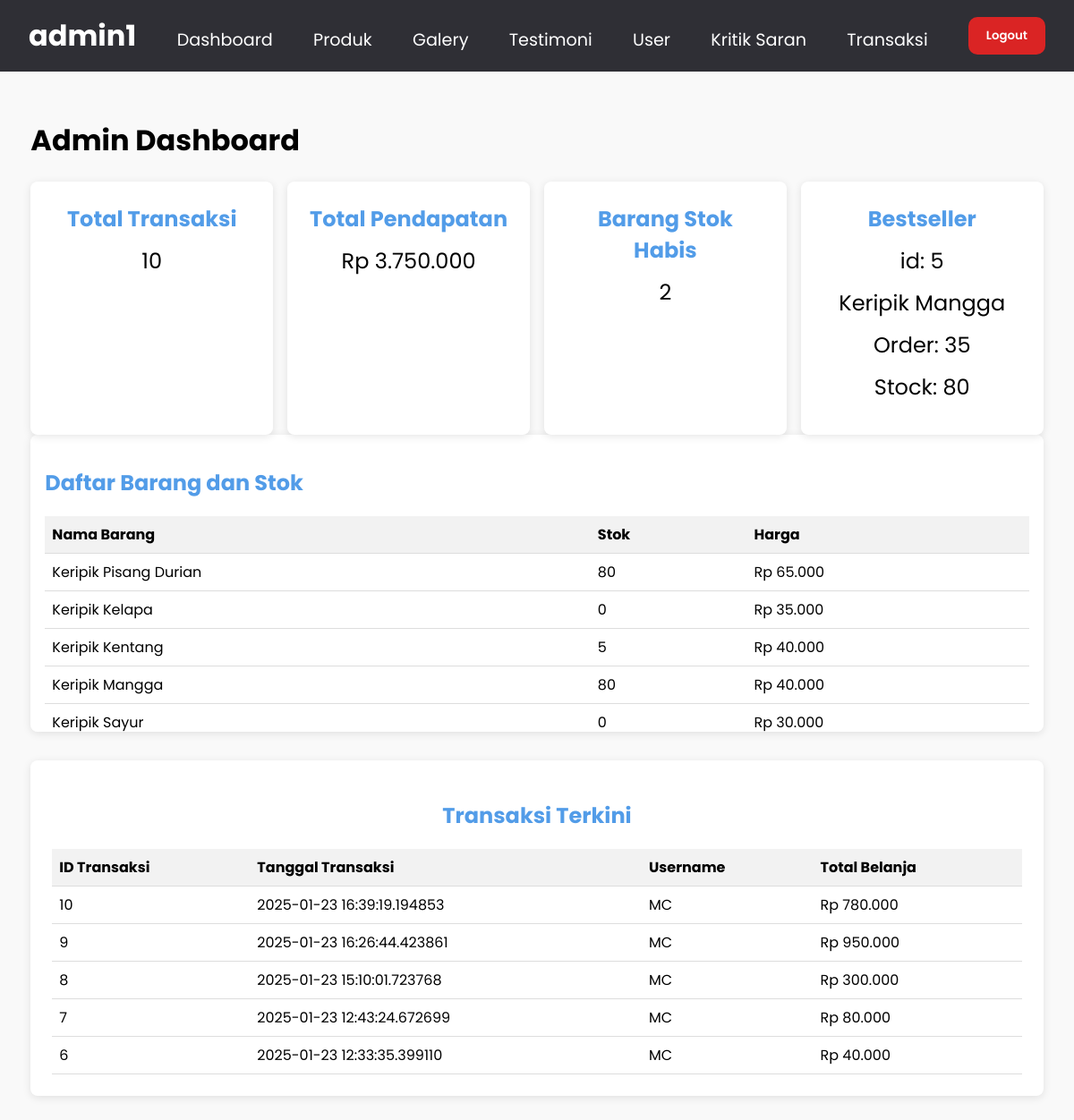
Screenshot of /Admin/AdminDashboard/adminDashboard.php (signed in) with the database file from the repository.
### tables this page shows
CREATE TABLE `product_details` (
  `id` int(60) NOT NULL,
  `product_id` int(60) NOT NULL,
  `stock` int(60) NOT NULL,
  `total_order` int(60) NOT NULL
);

CREATE TABLE `product` (
  `id` int(60) NOT NULL,
  `product_image` varchar(120) NOT NULL DEFAULT '../Asset/dummyImage1.png',
  `product_name` varchar(60) NOT NULL,
  `variant` varchar(60) NOT NULL,
  `price` bigint(60) NOT NULL,
  `product_description` longtext NOT NULL,
  `best_seller` tinyint(1) NOT NULL,
  `new` tinyint(1) NOT NULL
);

CREATE TABLE `transaction` (
  `id` int(60) NOT NULL,
  `id_user` bigint(60) NOT NULL,
  `payment_method` varchar(60) NOT NULL,
  `transaction_date` timestamp(6) NOT NULL DEFAULT current_timestamp(6)
);

CREATE TABLE `users` (
  `id` bigint(60) NOT NULL,
  `avatar` varchar(250) NOT NULL DEFAULT '../Asset/dummyUser.png',
  `username` varchar(40) NOT NULL,
  `password` varchar(60) NOT NULL,
  `email` varchar(40) NOT NULL,
  `register_date` timestamp(6) NOT NULL DEFAULT current_timestamp(6),
  `address` varchar(40) DEFAULT NULL,
  `phone_number` bigint(16) DEFAULT NULL
);

### Admin/AdminDashboard/adminDashboard.php (the view, shortened to what this page needs)
<?php
$connection = getConnection();
$totalTransactionStatement = $connection->prepare("SELECT COUNT(*) as total FROM transaction");
$totalTransactionStatement->execute();
$totalTransaction = $totalTransactionStatement->fetch(PDO::FETCH_ASSOC)['total'];
$totalRevenueStatement = $connection->prepare("
    SELECT SUM(td.quantity * p.price) as total
    FROM transaction_details td
    JOIN product p ON td.product_id = p.id
");
$totalRevenueStatement->execute();
$totalRevenue = $totalRevenueStatement->fetch(PDO::FETCH_ASSOC)['total'];
$outOfStockStatement = $connection->prepare("SELECT COUNT(*) as total FROM product_details WHERE stock = 0");
$outOfStockStatement->execute();
$outOfStock = $outOfStockStatement->fetch(PDO::FETCH_ASSOC)['total'];
$bestsellerStatement = $connection->prepare("
    SELECT product.id, product.product_name, product_details.total_order, product_details.stock
    FROM product_details
    JOIN product ON product_details.product_id = product.id
    ORDER BY product_details.total_order DESC
    LIMIT 1
");
$bestsellerStatement->execute();
$bestseller = $bestsellerStatement->fetch(PDO::FETCH_ASSOC);
$productsStatement = $connection->prepare("
    SELECT product.product_name, product_details.stock, product.price
    FROM product_details
    JOIN product ON product_details.product_id = product.id
");
$productsStatement->execute();
$products = $productsStatement->fetchAll(PDO::FETCH_ASSOC);
$recentTransactionsStatement = $connection->prepare("
    SELECT t.id, t.transaction_date, u.username,
           SUM(td.quantity * p.price) as total
    FROM transaction t
    JOIN users u ON t.id_user = u.id
    LEFT JOIN transaction_details td ON t.id = td.transaction_id
    LEFT JOIN product p ON td.product_id = p.id
    GROUP BY t.id, t.transaction_date, u.username
    ORDER BY t.transaction_date DESC
    LIMIT 5
");
$recentTransactionsStatement->execute();
$recentTransactions = $recentTransactionsStatement->fetchAll(PDO::FETCH_ASSOC);
?>
<!doctype html>
<html lang="en">
<head>
    <link rel="stylesheet" href="adminDashboardStyle.css">
</head>
<body>
    <?php require_once '../adminNavigation.php' ?>
    <div class="container">
        <h1>Admin Dashboard</h1>
        <div class="dashboard">
            <div class="card">
                <h2>Total Transaksi</h2>
                <p><?php echo $totalTransaction; ?></p>
            </div>
            <div class="card">
                <h2>Total Pendapatan</h2>
                <p>Rp <?php echo number_format($totalRevenue, 0, ',', '.'); ?></p>
            </div>
            <div class="card">
                <h2>Barang Stok Habis</h2>
                <p><?php echo $outOfStock; ?></p>
            </div>
            <div class="card">
                <h2>Bestseller</h2>
                <p>id: <?php echo $bestseller['id']; ?> </p>
                <p><?php echo htmlspecialchars($bestseller['product_name']); ?></p>
                <p>Order: <?php echo $bestseller['total_order']; ?></p>
                <p>Stock: <?php echo $bestseller['stock']; ?></p>
            </div>
        </div>
        <div class="scrollable">
            <h2>Daftar Barang dan Stok</h2>
            <table>
                <thead>
                    <tr>
                        <th>Nama Barang</th>
                        <th>Stok</th>
                        <th>Harga</th>
                    </tr>
                </thead>
                <tbody>
                    <?php foreach ($products as $product): ?>
                        <tr>
                            <td><?php echo htmlspecialchars($product['product_name']); ?></td>
                            <td><?php echo $product['stock']; ?></td>
                            <td>Rp <?php echo number_format($product['price'], 0, ',', '.'); ?></td>
                        </tr>
                    <?php endforeach; ?>
                </tbody>
            </table>
        </div>
        <div class="recent-transactions">
            <h2>Transaksi Terkini</h2>
            <table>
                <thead>
                    <tr>
                        <th>ID Transaksi</th>
                        <th>Tanggal Transaksi</th>
                        <th>Username</th>
                        <th>Total Belanja</th>
                    </tr>
                </thead>
                <tbody>
                    <?php foreach ($recentTransactions as $transaction): ?>
                        <tr>
                            <td><?php echo htmlspecialchars($transaction['id']); ?></td>
                            <td><?php echo htmlspecialchars($transaction['transaction_date']); ?></td>
                            <td><?php echo htmlspecialchars($transaction['username']); ?></td>
                            <td>Rp <?php echo number_format($transaction['total'], 0, ',', '.'); ?></td>
                        </tr>
                    <?php endforeach; ?>
                </tbody>
            </table>
        </div>
    </div>
</body>
</html>

### Admin/AdminDashboard/adminDashboardStyle.css (style rules this page uses)
* { font-family: "Poppins", Arial, Helvetica, sans-serif; }
body { margin: 0; padding: 0; background-color: #f9f9f9; }
h2 { color: #529ce8; }
.container { width: 90vmax; margin: 0 auto; padding: 2em 0; }
.dashboard { display: grid; grid-template-columns: repeat(4, 1fr); gap: 1em; }
.card { background-color: #ffffff; border-radius: 8px; box-shadow: 0 2px 10px rgba(0, 0, 0, 0.1); padding: 1.5em; text-align: center; }
.card h2 { margin: 0; color: #529ce8; }
.card p { font-size: 1.5em; margin: 0.5em 0; }
.scrollable { max-height: 300px; overflow-y: auto; background-color: #ffffff; border-radius: 8px; box-shadow: 0 2px 10px rgba(0, 0, 0, 0.1); padding: 1em; }
.scrollable table { width: 100%; border-collapse: collapse; }
.scrollable th, .scrollable td { padding: 0.5rem; text-align: left; border-bottom: 1px solid #ddd; }
.scrollable th { background-color: #f2f2f2; }
.recent-transactions { margin-top: 2em; background-color: #ffffff; border-radius: 8px; box-shadow: 0 2px 10px rgba(0, 0, 0, 0.1); padding: 1.5em; text-align: center; }
.recent-transactions table { width: 100%; border-collapse: collapse; }
.recent-transactions th, .recent-transactions td { padding: 0.5rem; text-align: left; border-bottom: 1px solid #ddd; }
.recent-transactions th { background-color: #f2f2f2; }

### Admin/adminNavigation.php (style rules this page uses)
* { font-family: "Poppins", Arial, Helvetica, sans-serif; }
body { margin: 0; padding: 0; width: 100%; height: fit-content; overflow-x: hidden; box-sizing: border-box; }

### rows the page displays
product_details: product "5", product.product_name "Keripik Mangga", total_order "35", stock "80", product.price "40.000"
product_details: product.product_name "Keripik Pisang Durian", stock "80", product.price "65.000"
product_details: product.product_name "Keripik Kelapa", stock "0", product.price "35.000"
product_details: product.product_name "Keripik Kentang", stock "5", product.price "40.000"
product_details: product.product_name "Keripik Sayur", stock "0", product.price "30.000"
transaction: id "10", transaction_date "2025-01-23 16:39:19.194853", id_user.username "MC", total "780.000"
transaction: id "9", transaction_date "2025-01-23 16:26:44.423861", id_user.username "MC", total "950.000"
transaction: id "8", transaction_date "2025-01-23 15:10:01.723768", id_user.username "MC", total "300.000"
transaction: id "7", transaction_date "2025-01-23 12:43:24.672699", id_user.username "MC", total "80.000"
transaction: id "6", transaction_date "2025-01-23 12:33:35.399110", id_user.username "MC", total "40.000"

### other values shown
$_SESSION['admin'] "admin1"
$totalTransaction "10"
$totalRevenue "3.750.000"
$outOfStock "2"
